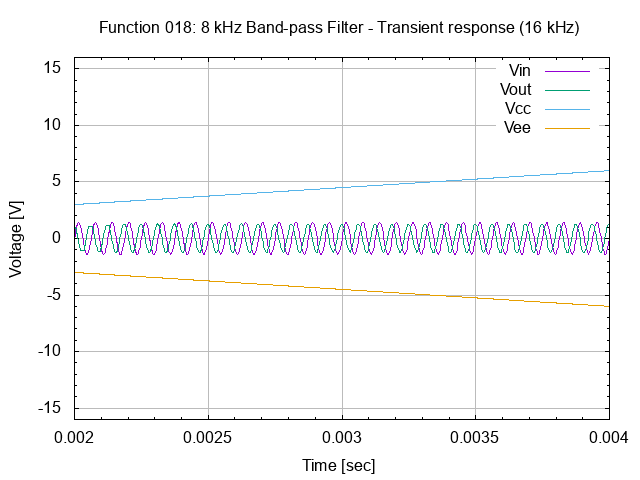

Write the gnuplot code that produced this figure.
# set terminal
set term png

# set graph
set output "26.018.00.01.02.04.png"
set title "Function 018: 8 kHz Band-pass Filter - Transient response (16 kHz)"

# setup Y-axis
set yrange [-16:16]
set grid ytics lt 1 lw 1 lc rgb "#bbbbbb"
set mytics
set ylabel "Voltage [V]"

# setup X-axis
set grid xtics lt 1 lw 1 lc rgb "#bbbbbb"
set mxtics
set xrange [0.002:0.004]
set xlabel "Time [sec]"

# setup plot style
set style data lines
plot '26.018.00.01.02.dat' using 1:2 title "Vin", \
     '26.018.00.01.02.dat' using 1:3 title "Vout", \
     '26.018.00.01.02.dat' using 1:4 title "Vcc", \
     '26.018.00.01.02.dat' using 1:5 title "Vee"

# set output back to default
set output

# reset terminal type
set terminal pop
